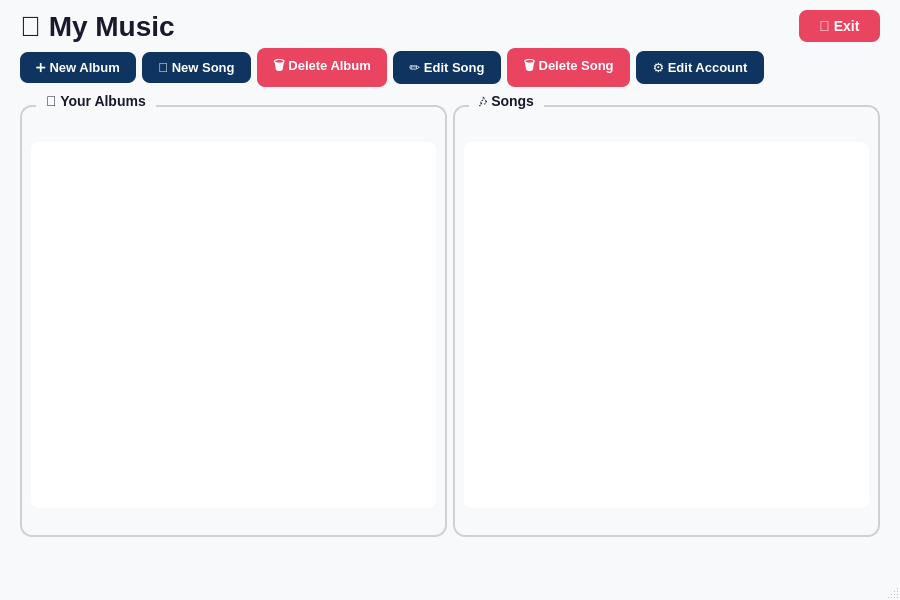
<?xml version="1.0" encoding="UTF-8"?>
<ui version="4.0">
 <class>ArtistDashboard</class>
 <widget class="QMainWindow" name="ArtistDashboard">
  <property name="geometry">
   <rect>
    <x>0</x>
    <y>0</y>
    <width>900</width>
    <height>600</height>
   </rect>
  </property>
  <property name="windowTitle">
   <string>Artist Panel</string>
  </property>
  <property name="styleSheet">
   <string notr="true">
    QMainWindow {
        background-color: #F8F9FA;
    }
   </string>
  </property>
  <widget class="QWidget" name="centralwidget">
   <layout class="QVBoxLayout" name="verticalLayout">
    <property name="leftMargin">
     <number>20</number>
    </property>
    <property name="topMargin">
     <number>10</number>
    </property>
    <property name="rightMargin">
     <number>20</number>
    </property>
    <property name="bottomMargin">
     <number>20</number>
    </property>
    <item>
     <layout class="QHBoxLayout" name="headerLayout">
      <item>
       <widget class="QLabel" name="titleLabel">
        <property name="text">
         <string>🎵 My Music</string>
        </property>
        <property name="styleSheet">
         <string notr="true">
          color: #1A1A2E;
          font-size: 28px;
          font-weight: 700;
          font-family: "Segoe UI", sans-serif;
         </string>
        </property>
       </widget>
      </item>
      <item>
       <spacer name="headerSpacer">
        <property name="orientation">
         <enum>Qt::Horizontal</enum>
        </property>
        <property name="sizeHint" stdset="0">
         <size>
          <width>40</width>
          <height>20</height>
         </size>
        </property>
       </spacer>
      </item>
      <item>
       <widget class="QPushButton" name="logoutBtn">
        <property name="text">
         <string>🚪 Exit</string>
        </property>
        <property name="styleSheet">
         <string notr="true">
          QPushButton {
              background-color: #E94560;
              border: none;
              border-radius: 8px;
              color: #FFFFFF;
              font-family: "Segoe UI", sans-serif;
              font-size: 14px;
              font-weight: 600;
              padding: 8px 20px;
          }
          QPushButton:hover {
              background-color: #C73E54;
          }
         </string>
        </property>
       </widget>
      </item>
     </layout>
    </item>
    <item>
     <layout class="QHBoxLayout" name="toolbarLayout">
      <item>
       <widget class="QPushButton" name="createAlbumBtn">
        <property name="text">
         <string>➕ New Album</string>
        </property>
        <property name="styleSheet">
         <string notr="true">
          QPushButton {
              background-color: #0F3460;
              border: none;
              border-radius: 8px;
              color: #FFFFFF;
              font-family: "Segoe UI", sans-serif;
              font-size: 13px;
              font-weight: 600;
              padding: 8px 16px;
          }
          QPushButton:hover {
              background-color: #16213E;
          }
         </string>
        </property>
       </widget>
      </item>
      <item>
       <widget class="QPushButton" name="createSongBtn">
        <property name="text">
         <string>🎵 New Song</string>
        </property>
        <property name="styleSheet">
         <string notr="true">
          QPushButton {
              background-color: #0F3460;
              border: none;
              border-radius: 8px;
              color: #FFFFFF;
              font-family: "Segoe UI", sans-serif;
              font-size: 13px;
              font-weight: 600;
              padding: 8px 16px;
          }
          QPushButton:hover {
              background-color: #16213E;
          }
         </string>
        </property>
       </widget>
      </item>
      <item>
       <widget class="QPushButton" name="deleteAlbumBtn">
        <property name="text">
         <string>🗑️ Delete Album</string>
        </property>
        <property name="enabled">
         <bool>false</bool>
        </property>
        <property name="styleSheet">
         <string notr="true">
          QPushButton {
              background-color: #E94560;
              border: none;
              border-radius: 8px;
              color: #FFFFFF;
              font-family: "Segoe UI", sans-serif;
              font-size: 13px;
              font-weight: 600;
              padding: 8px 16px;
          }
          QPushButton:hover {
              background-color: #C73E54;
          }
         </string>
        </property>
       </widget>
      </item>
      <item>
       <widget class="QPushButton" name="editSongBtn">
        <property name="text">
         <string>✏️ Edit Song</string>
        </property>
        <property name="enabled">
         <bool>false</bool>
        </property>
        <property name="styleSheet">
         <string notr="true">
          QPushButton {
              background-color: #0F3460;
              border: none;
              border-radius: 8px;
              color: #FFFFFF;
              font-family: "Segoe UI", sans-serif;
              font-size: 13px;
              font-weight: 600;
              padding: 8px 16px;
          }
          QPushButton:hover {
              background-color: #16213E;
          }
         </string>
        </property>
       </widget>
      </item>
      <item>
       <widget class="QPushButton" name="deleteSongBtn">
        <property name="text">
         <string>🗑️ Delete Song</string>
        </property>
        <property name="enabled">
         <bool>false</bool>
        </property>
        <property name="styleSheet">
         <string notr="true">
          QPushButton {
              background-color: #E94560;
              border: none;
              border-radius: 8px;
              color: #FFFFFF;
              font-family: "Segoe UI", sans-serif;
              font-size: 13px;
              font-weight: 600;
              padding: 8px 16px;
          }
          QPushButton:hover {
              background-color: #C73E54;
          }
         </string>
        </property>
       </widget>
      </item>
      <item>
       <widget class="QPushButton" name="editAccountBtn">
        <property name="text">
         <string>⚙️ Edit Account</string>
        </property>
        <property name="styleSheet">
         <string notr="true">
          QPushButton {
              background-color: #0F3460;
              border: none;
              border-radius: 8px;
              color: #FFFFFF;
              font-family: "Segoe UI", sans-serif;
              font-size: 13px;
              font-weight: 600;
              padding: 8px 16px;
          }
          QPushButton:hover {
              background-color: #16213E;
          }
         </string>
        </property>
       </widget>
      </item>
      <item>
       <spacer name="toolbarSpacer">
        <property name="orientation">
         <enum>Qt::Horizontal</enum>
        </property>
        <property name="sizeHint" stdset="0">
         <size>
          <width>40</width>
          <height>20</height>
         </size>
        </property>
       </spacer>
      </item>
     </layout>
    </item>
    <item>
     <layout class="QHBoxLayout" name="mainLayout">
      <item>
       <widget class="QGroupBox" name="albumsGroup">
        <property name="title">
         <string>📀 Your Albums</string>
        </property>
        <property name="styleSheet">
         <string notr="true">
          QGroupBox {
              font-family: "Segoe UI", sans-serif;
              font-size: 14px;
              font-weight: 600;
              color: #1A1A2E;
              border: 2px solid #D0D0D0;
              border-radius: 12px;
              margin-top: 12px;
              padding-top: 8px;
          }
          QGroupBox::title {
              subcontrol-origin: margin;
              subcontrol-position: top left;
              left: 16px;
              padding: 0 8px;
              background-color: #F8F9FA;
          }
         </string>
        </property>
        <layout class="QVBoxLayout" name="albumsLayout">
         <item>
          <widget class="QListWidget" name="albumsList">
           <property name="styleSheet">
            <string notr="true">
             QListWidget {
                 background-color: #FFFFFF;
                 border: none;
                 border-radius: 8px;
                 color: #1A1A2E;
                 font-size: 14px;
                 font-family: "Segoe UI", sans-serif;
                 padding: 8px;
                 min-height: 250px;
                 max-height: 350px;
             }
             QListWidget::item {
                 padding: 12px 16px;
                 border-radius: 8px;
                 margin: 2px 0;
             }
             QListWidget::item:selected {
                 background-color: #0F3460;
                 color: #FFFFFF;
             }
             QListWidget::item:hover:!selected {
                 background-color: #E8EDF2;
             }
            </string>
           </property>
          </widget>
         </item>
        </layout>
       </widget>
      </item>
      <item>
       <widget class="QGroupBox" name="songsGroup">
        <property name="title">
         <string>🎶 Songs</string>
        </property>
        <property name="styleSheet">
         <string notr="true">
          QGroupBox {
              font-family: "Segoe UI", sans-serif;
              font-size: 14px;
              font-weight: 600;
              color: #1A1A2E;
              border: 2px solid #D0D0D0;
              border-radius: 12px;
              margin-top: 12px;
              padding-top: 8px;
          }
          QGroupBox::title {
              subcontrol-origin: margin;
              subcontrol-position: top left;
              left: 16px;
              padding: 0 8px;
              background-color: #F8F9FA;
          }
         </string>
        </property>
        <layout class="QVBoxLayout" name="songsLayout">
         <item>
          <widget class="QListWidget" name="songsList">
           <property name="styleSheet">
            <string notr="true">
             QListWidget {
                 background-color: #FFFFFF;
                 border: none;
                 border-radius: 8px;
                 color: #1A1A2E;
                 font-size: 13px;
                 font-family: "Segoe UI", sans-serif;
                 padding: 8px;
                 min-height: 250px;
                 max-height: 350px;
             }
             QListWidget::item {
                 padding: 10px 16px;
                 border-radius: 8px;
                 margin: 1px 0;
             }
             QListWidget::item:selected {
                 background-color: #0F3460;
                 color: #FFFFFF;
             }
             QListWidget::item:hover:!selected {
                 background-color: #E8EDF2;
             }
            </string>
           </property>
          </widget>
         </item>
        </layout>
       </widget>
      </item>
     </layout>
    </item>
    <item>
     <widget class="QLabel" name="errorLabel">
      <property name="text">
       <string/>
      </property>
      <property name="visible">
       <bool>false</bool>
      </property>
      <property name="alignment">
       <set>Qt::AlignCenter</set>
      </property>
      <property name="styleSheet">
       <string notr="true">
        color: #E94560;
        font-size: 13px;
        font-family: "Segoe UI", sans-serif;
       </string>
      </property>
     </widget>
    </item>
   </layout>
  </widget>
  <widget class="QMenuBar" name="menubar">
   <property name="geometry">
    <rect>
     <x>0</x>
     <y>0</y>
     <width>900</width>
     <height>22</height>
    </rect>
   </property>
  </widget>
  <widget class="QStatusBar" name="statusbar"/>
 </widget>
 <resources/>
 <connections/>
</ui>
